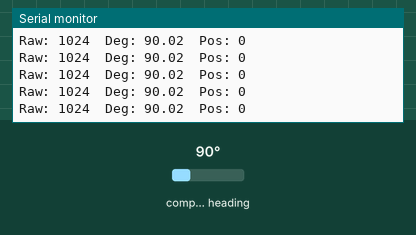
Recording of a program running on a simulated ESP32. Parts: the last lines printed to the serial monitor. Inputs (shaded band) come from the test bench; at power-on: compass heading 90°.

Above: at 2.2 s.
2.3 s: compass heading set to 7°
At 2.32 s:
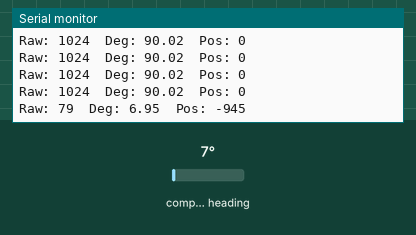
3.8 s: compass heading set to 180°
At 3.84 s:
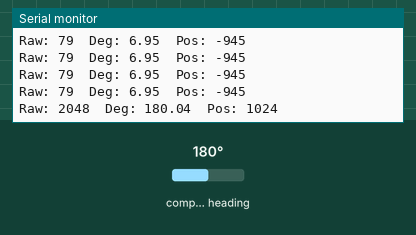
Timing chart, 0 to 6.8 s (numbered marks = the images above; inputs shaded):
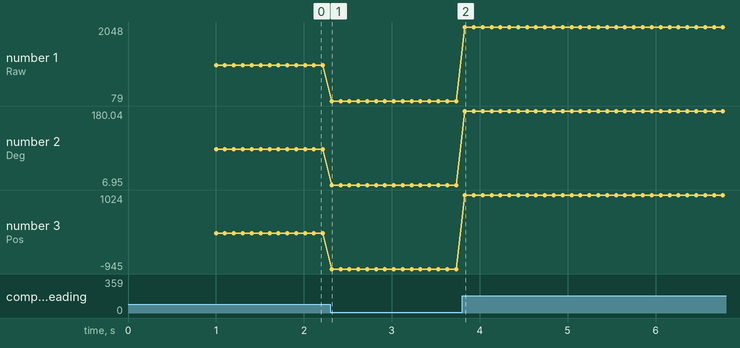

The program:

main.cpp
```cpp
#include <AS5600.h>
#include <Arduino.h>
#include <Wire.h>

/**
 * AS5600 to ESP32 Pin Mapping:
 *
 * AS5600 | ESP32
 * -------|-------
 * VCC    | 3V3
 * GND    | GND
 * SDA    | GPIO 21
 * SCL    | GPIO 22
 * DIR    | GND (Sets direction - GND is usually Clockwise)
 */

#define I2C_SDA 21
#define I2C_SCL 22

AS5600 as5600;

void setup() {
  Serial.begin(115200);
  delay(1000); // Give time for serial monitor to stabilize

  Serial.println("\n--- AS5600 Encoder Initialization ---");

  // Initialize I2C with specified pins
  Wire.begin(I2C_SDA, I2C_SCL);

  // Initialize AS5600
  as5600.begin();

  if (as5600.isConnected()) {
    Serial.println("Connection status: AS5600 detected!");
  } else {
    Serial.println(
        "Connection status: AS5600 NOT found! Please check your wiring.");
    Serial.print("SDA: ");
    Serial.println(I2C_SDA);
    Serial.print("SCL: ");
    Serial.println(I2C_SCL);
  }
}

void loop() {
  static uint32_t lastTime = 0;
  if (millis() - lastTime > 100) {
    lastTime = millis();

    if (as5600.isConnected()) {
      // Raw 12-bit value (0-4095)
      uint16_t rawAngle = as5600.readAngle();
      // Degrees (0-360)
      float degrees = rawAngle * (360.0 / 4095.0);

      Serial.print("Raw: ");
      Serial.print(rawAngle);
      Serial.print("\tDeg: ");
      Serial.print(degrees, 2);
      Serial.print("\tPos: ");
      Serial.println(as5600.getCumulativePosition());
    } else {
      Serial.println("Waiting for AS5600...");
    }
  }
}
```

Measured:
- after the input at 2.3 s, the serial monitor: prints a new line at once (image 1)
- after the input at 3.8 s, the serial monitor: prints a new line at once (image 2)
- plotted number 1: 1024 → 79 after the input at 2.3 s, 79 → 2048 after the input at 3.8 s
- plotted number 2: 90.02 → 6.95 after the input at 2.3 s, 6.95 → 180.04 after the input at 3.8 s
- plotted number 3: 0 → -945 after the input at 2.3 s
